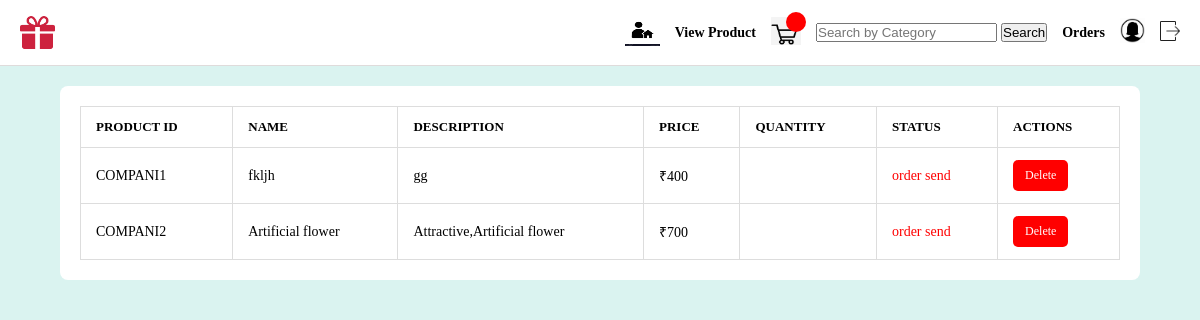
Before: /vieworder (signed in) with the older database file.
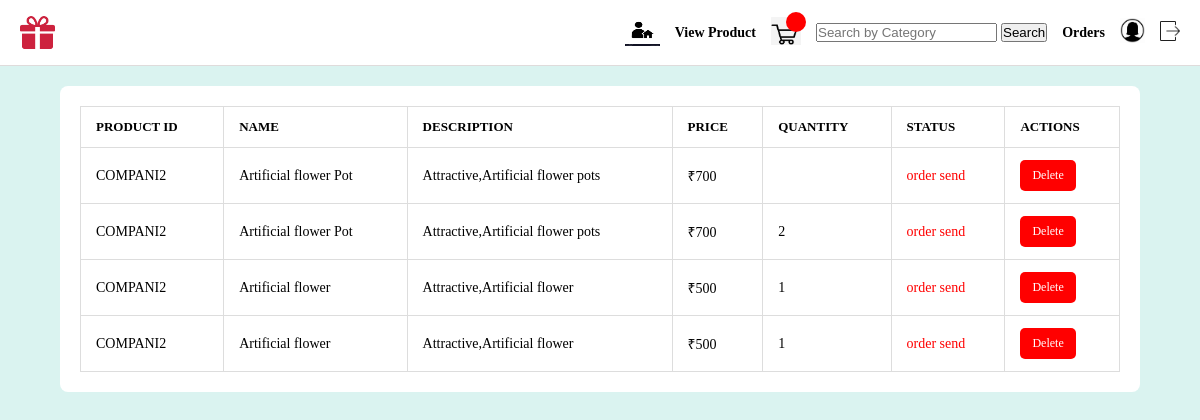
After: the same page with the newer database file.
### app/models.py (models this page shows)
class Order(models.Model):
    user_id=models.ForeignKey(User,on_delete=models.CASCADE)
    cart_id=models.ForeignKey(Cart,on_delete=models.CASCADE,null=True,blank=True)
    product_id=models.ForeignKey(Product,on_delete=models.CASCADE,null=True,blank=True)
    payment=models.IntegerField()
    paymentmethod=models.CharField(max_length=100)
    status=models.CharField(null=True,blank=True,max_length=100)

class Product(models.Model):
    product_id=models.ForeignKey(Company,on_delete=models.CASCADE)
    name=models.CharField(max_length=100)
    image=models.FileField(upload_to='media')
    description=models.CharField(max_length=100)
    price=models.IntegerField()
    category=models.CharField(null=True,blank=True,max_length=100)
    product_quantity=models.IntegerField(null=True,blank=True)
    color = models.CharField(max_length=100, null=True, blank=True)
    size = models.CharField(max_length=100, null=True, blank=True)

class Company(models.Model):
    company_id=models.ForeignKey(CustomUser,on_delete=models.CASCADE)
    name=models.CharField(max_length=100)
    address=models.CharField(max_length=100)
    contactnumber=models.IntegerField(null=True,blank=True)
    email= models.CharField(max_length=100)
    def __str__(self):
        return self.name

class Cart(models.Model):
    product_id=models.ForeignKey(Product,on_delete=models.CASCADE)
    user_id=models.ForeignKey(User,on_delete=models.CASCADE)
    quantity=models.IntegerField(default=1,null=True,blank=True)

### app/views.py (the view)
# urls.py: path('vieworder',views.vieworder,name='vieworder'),
def vieworder(request):
    user = User.objects.get(user_id=request.user.id)
    orders = Order.objects.filter(user_id=user)
    return render(request, 'userorder.html', {'orders': orders})

### templates/userorder.html (shortened to what this page needs)
{% extends 'userproductview.html' %}
{% block content %}
</head>
<body>
<div class="table-container">
    <table>
        <thead>
            <tr>
                <th>Product ID</th>
                <th>Name</th>
                <th>Description</th>
                <th>Price</th>
                <th>Quantity</th>
                <th>Status</th>
                <th>Actions</th>
            </tr>
        </thead>
        <tbody>
            {% for i in orders %}
            <tr>
                <td>{{ i.cart_id.product_id.product_id }}{{ i.product_id.product_id }}</td>
                <td>{{ i.cart_id.product_id.name }}{{ i.product_id.name }}</td>
                <td>{{ i.cart_id.product_id.description }}{{ i.product_id.description }}</td>
                <td>₹{{ i.cart_id.product_id.price }}{{ i.product_id.price }}</td>
                <td>{{ i.cart_id.quantity }}{{ i.product_id.quantity }}</td>
                <td>
                    {% if i.status == 'order send' %}
                        <p style="color: red;">{{ i.status }}</p>
                    {% else %}
                        <p style="color: green;">{{ i.status }}</p>
                    {% endif %}
                </td>
                <td>
                    <div class="action-buttons">
                        <a href="{% url 'deleteorder' id=i.id %}" class="btn-delete">Delete</a>
                    </div>
                </td>
            </tr>
            {% endfor %}
        </tbody>
    </table>
</div>
{% endblock %}

Changed rows visible on the page:
removed Order: product_id.product_id "COMPANI1", product_id.name "fkljh", product_id.description "gg", product_id.price "400", status "order send"
removed Order: product_id.product_id "COMPANI2", product_id.name "Artificial flower", product_id.description "Attractive,Artificial flower", product_id.price "700", status "order send"
added Order: product_id.product_id "COMPANI2", product_id.name "Artificial flower Pot", product_id.description "Attractive,Artificial flower pots", product_id.price "700", status "order send"
added Order: cart_id.product_id.product_id "COMPANI2", cart_id.product_id.name "Artificial flower Pot", cart_id.product_id.description "Attractive,Artificial flower pots", cart_id.product_id.price "700", cart_id.quantity "2", status "order send"
added Order: cart_id.product_id.product_id "COMPANI2", cart_id.product_id.name "Artificial flower", cart_id.product_id.description "Attractive,Artificial flower", cart_id.product_id.price "500", cart_id.quantity "1", status "order send"
added Order: cart_id.product_id.product_id "COMPANI2", cart_id.product_id.name "Artificial flower", cart_id.product_id.description "Attractive,Artificial flower", cart_id.product_id.price "500", cart_id.quantity "1", status "order send"
